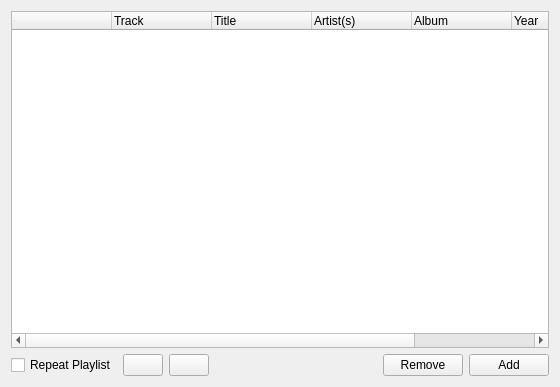
<?xml version="1.0" encoding="UTF-8"?>
<ui version="4.0">
 <class>Playlist</class>
 <widget class="QWidget" name="Playlist">
  <property name="geometry">
   <rect>
    <x>0</x>
    <y>0</y>
    <width>560</width>
    <height>387</height>
   </rect>
  </property>
  <property name="windowTitle">
   <string>Form</string>
  </property>
  <layout class="QVBoxLayout" name="verticalLayout">
   <item>
    <widget class="QTreeWidget" name="playlist">
     <property name="alternatingRowColors">
      <bool>true</bool>
     </property>
     <property name="selectionMode">
      <enum>QAbstractItemView::ExtendedSelection</enum>
     </property>
     <property name="verticalScrollMode">
      <enum>QAbstractItemView::ScrollPerItem</enum>
     </property>
     <property name="uniformRowHeights">
      <bool>true</bool>
     </property>
     <property name="itemsExpandable">
      <bool>true</bool>
     </property>
     <column>
      <property name="text">
       <string notr="true"/>
      </property>
      <property name="font">
       <font>
        <pointsize>1</pointsize>
        <kerning>true</kerning>
       </font>
      </property>
      <property name="foreground">
       <brush brushstyle="NoBrush">
        <color alpha="0">
         <red>0</red>
         <green>0</green>
         <blue>0</blue>
        </color>
       </brush>
      </property>
      <property name="icon">
       <iconset resource="images.qrc">
        <normaloff>:/icons/play.svg</normaloff>:/icons/play.svg</iconset>
      </property>
     </column>
     <column>
      <property name="text">
       <string>Track</string>
      </property>
     </column>
     <column>
      <property name="text">
       <string>Title</string>
      </property>
     </column>
     <column>
      <property name="text">
       <string>Artist(s)</string>
      </property>
     </column>
     <column>
      <property name="text">
       <string>Album</string>
      </property>
     </column>
     <column>
      <property name="text">
       <string>Year</string>
      </property>
     </column>
     <column>
      <property name="text">
       <string>Duration</string>
      </property>
     </column>
    </widget>
   </item>
   <item>
    <layout class="QHBoxLayout" name="horizontalLayout">
     <item>
      <widget class="QCheckBox" name="repeatPlaylist">
       <property name="text">
        <string>Repeat Playlist</string>
       </property>
      </widget>
     </item>
     <item>
      <widget class="QPushButton" name="moveUpButton">
       <property name="text">
        <string/>
       </property>
       <property name="icon">
        <iconset resource="images.qrc">
         <normaloff>:/icons/moveup.svg</normaloff>:/icons/moveup.svg</iconset>
       </property>
      </widget>
     </item>
     <item>
      <widget class="QPushButton" name="moveDownButton">
       <property name="text">
        <string/>
       </property>
       <property name="icon">
        <iconset resource="images.qrc">
         <normaloff>:/icons/movedown.svg</normaloff>:/icons/movedown.svg</iconset>
       </property>
      </widget>
     </item>
     <item>
      <spacer name="horizontalSpacer">
       <property name="orientation">
        <enum>Qt::Horizontal</enum>
       </property>
       <property name="sizeHint" stdset="0">
        <size>
         <width>40</width>
         <height>20</height>
        </size>
       </property>
      </spacer>
     </item>
     <item>
      <widget class="QPushButton" name="removeButton">
       <property name="text">
        <string>Remove</string>
       </property>
      </widget>
     </item>
     <item>
      <widget class="QPushButton" name="addButton">
       <property name="text">
        <string>Add</string>
       </property>
      </widget>
     </item>
    </layout>
   </item>
  </layout>
 </widget>
 <resources>
  <include location="images.qrc"/>
 </resources>
 <connections/>
</ui>
